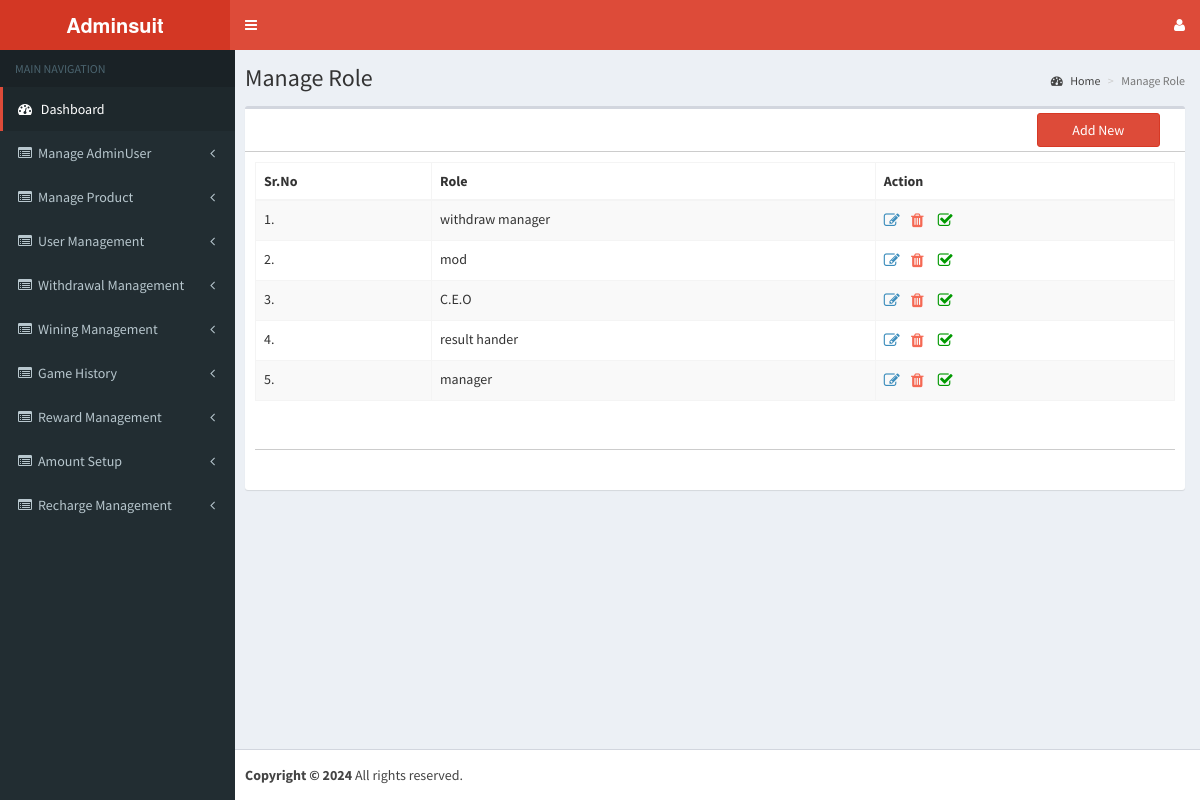
Page /admin/manage_role.php (signed in) on the committed database.
### tables this page shows
CREATE TABLE `services` (
  `id` int(11) NOT NULL,
  `services` varchar(255) NOT NULL,
  `url` varchar(255) NOT NULL,
  `status` varchar(255) NOT NULL
);

CREATE TABLE `role` (
  `id` int(11) NOT NULL,
  `role` varchar(255) NOT NULL,
  `created_date` timestamp NOT NULL DEFAULT current_timestamp(),
  `status` smallint(6) NOT NULL
);

### admin/manage_role.php (the view, shortened to what this page needs)
<!DOCTYPE html>
<html>
<head>
  <link rel="stylesheet" href="bootstrap/css/bootstrap.min.css">
  <link rel="stylesheet" href="css/font-awesome.min.css">
  <link rel="stylesheet" href="css/ionicons.min.css">
  <link rel="stylesheet" href="dist/css/AdminLTE.min.css">
  <link rel="stylesheet" href="dist/css/skins/_all-skins.min.css">
  <link rel="stylesheet" href="plugins/iCheck/flat/blue.css">
  <link rel="stylesheet" href="plugins/morris/morris.css">
  <link rel="stylesheet" href="plugins/jvectormap/jquery-jvectormap-1.2.2.css">
  <link rel="stylesheet" href="plugins/datepicker/datepicker3.css">
  <link rel="stylesheet" href="plugins/daterangepicker/daterangepicker-bs3.css">
  <link rel="stylesheet" href="plugins/bootstrap-wysihtml5/bootstrap3-wysihtml5.min.css">
<link rel="stylesheet" href="plugins/datatables/dataTables.bootstrap.css">
<link rel="stylesheet" href="plugins/select2/select2.min.css">
<link rel="stylesheet" href="plugins/iCheck/all.css">
     <link rel="stylesheet" href="css/app.css" id="maincss">
</head>
<body class="hold-transition skin-red sidebar-mini">
<div class="wrapper">
<?php include ("include/connection.php");?>
<?php include ("include/header.inc.php");?>
 <?php include ("include/navigation.inc.php");?>
  <div class="content-wrapper">
    <section class="content-header">
      <h1>Manage Role</h1>
      <ol class="breadcrumb">
        <li><a href="desktop.php"><i class="fa fa-dashboard"></i> Home</a></li>
        <li class="active">Manage Role</li>
      </ol>
    </section>
    <section class="content">
      <div class="row">
        <div class="col-xs-12">
          <div class="box">
            <div class="box-header box-header2">
             <div class="col-sm-10">
         </div>
              <div class="col-sm-2">
              <div class="pull-right-btn">
  <a data-toggle="modal" href="#role" onclick="rolereset();" class="btn btn-block btn-danger">Add New</a>
       </div>
       </div>
            </div>
            <div class="box-body">
            <form id="formID" name="formID" method="post" action="#" enctype="multipart/form-data">
              <table id="example1" class="table table-bordered table-striped">
                <thead>
                <tr>
                <th>Sr.No</th>
                  <th>Role</th>
                  <th>Action</th>
                </tr>
                </thead>
                <tbody>
     <?php
  $Query=mysqli_query($con,"select * from `role` order by id desc");
  $i=0;
  while($row=mysqli_fetch_array($Query)){$i++;
   ?>
                <tr>
                  <td><?php echo $i;?>.</td>
                  <td><?php echo @$row["role"]; ?></td>
                   <td><a href="javascript:void(0);" class="update-person" title="Edit" onClick="riledata(<?php echo $row['id']; ?>,'roleedit')"><i class="fa fa-edit" style="font-size:16px;"></i></a>&nbsp;&nbsp;&nbsp;
      <a href="javascript:void(0);" onClick="delete_row(<?php echo $row['id']; ?>)" class="update-person" style="color:#f56954; font-size:16px;" title="Delete"><i class="fa fa-trash"></i></a>
      <?php
	  if($row['status']==1){
	  ?>
      <a href="javascript:void(0);" onClick="Respond(<?php echo $row['id']; ?>)" class="update-person" style="color:#090; font-size:16px;" title="Active"><i class="fa fa-check-square-o"></i></a>
      <?php } else if($row['status']==0){?>
      &nbsp;&nbsp;&nbsp;
      <a href="javascript:void(0);" onClick="UnRespond(<?php echo $row['id']; ?>)" class="update-person" style="color:#f00; font-size:16px;" title="Inactive"><i class="fa fa-square-o"></i></a>
      <?php }?>
      </td>
                </tr>
        <?php }?>
                </tbody>
              </table>
              <div class="box-header box-header2" style="margin-bottom: 10px;">&nbsp; </div>
<div class="row">
<div class="col-sm-10"></div>
              <div class="col-sm-2">
            </div>
              </div>
              </form>
            </div>
          </div>
        </div>
      </div>
    </section>
  </div>
<?php include("include/footer.inc.php");?></div>
</body>
</html>

### admin/include/navigation.inc.php (shortened to what this page needs)
<aside class="main-sidebar">
  <section class="sidebar">
  <ul class="sidebar-menu">
    <li class="header">MAIN NAVIGATION</li>
    <?php $session_role=$_SESSION['role_id'];
    $url = basename($_SERVER['PHP_SELF']) . '';
    $chkurl=mysqli_query($con,"select `id`,`p_id` from `child_menu` where `url`='".$url."' and `status`='1'");
    $chkurl_result=mysqli_fetch_array($chkurl);
    $chk= $chkurl_result['p_id'];
    $valurl=mysqli_query($con,"SELECT * FROM `task` where `role_id`='".$session_role."' And task  like '%$chk%' and `status`='1'");
    $val_row=mysqli_num_rows($valurl);
    if($val_row=='0'){
      session_start();
      session_unset();
      session_destroy();
      header("location:index.php?msg1=notauthorized");
    }else{
      $task=mysqli_query($con,"select * from `task` where `role_id`='".$session_role."' and `status`='1'");
      $task_result=mysqli_fetch_array($task);
      $taskid=$task_result['task'];
      $parent=mysqli_query($con,"Select * from `services` where id in($taskid) And `status`='1'");
      while(@$parent_array=mysqli_fetch_array($parent)){
        if($parent_array['url']=='desktop.php'){
          ?>
          <li class="active treeview"> <a href="<?php echo $parent_array['url']; ?>"> <i class="fa fa-dashboard"></i> <span><?php echo $parent_array['services']; ?></span> </a></li>
        <?php }else{?>
          <li class="treeview"> <a href="<?php echo $parent_array['url']; ?>"> <i class="fa fa-list-alt"></i><span><?php echo $parent_array['services']; ?></span><i class="fa fa-angle-left pull-right"></i></a>
          </li>
        <?php }
      }}
      ?>
      <li>&nbsp;</li>
      <li>&nbsp;</li>
    </ul>
  </section><br />
</aside>

### rows in the picture
services: services "Dashboard"
services: services "Manage AdminUser"
services: services "Manage Product"
services: services "User Management"
services: services "Withdrawal Management"
services: services "Wining Management"
services: services "Game History"
services: services "Reward Management"
services: services "Amount Setup"
services: services "Recharge Management"
role: role "withdraw manager"
role: role "mod"
role: role "C.E.O"
role: role "result hander"
role: role "manager"
